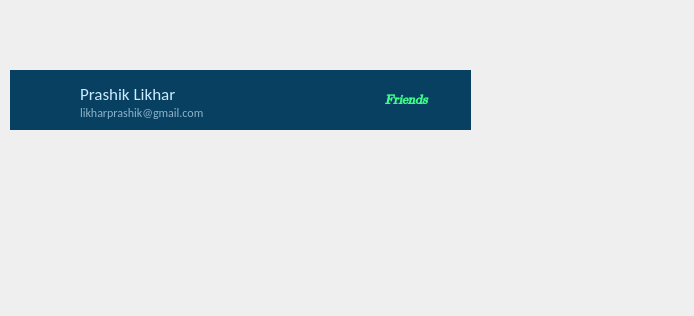
<?xml version="1.0" encoding="UTF-8"?>
<ui version="4.0">
 <class>Dialog</class>
 <widget class="QDialog" name="Dialog">
  <property name="geometry">
   <rect>
    <x>0</x>
    <y>0</y>
    <width>694</width>
    <height>316</height>
   </rect>
  </property>
  <property name="windowTitle">
   <string>Dialog</string>
  </property>
  <widget class="QFrame" name="frame">
   <property name="geometry">
    <rect>
     <x>10</x>
     <y>70</y>
     <width>461</width>
     <height>60</height>
    </rect>
   </property>
   <property name="styleSheet">
    <string notr="true">background-color: rgb(8, 64, 98);
border:none;</string>
   </property>
   <property name="frameShape">
    <enum>QFrame::StyledPanel</enum>
   </property>
   <property name="frameShadow">
    <enum>QFrame::Raised</enum>
   </property>
   <layout class="QHBoxLayout" name="horizontalLayout">
    <property name="spacing">
     <number>0</number>
    </property>
    <property name="leftMargin">
     <number>0</number>
    </property>
    <property name="topMargin">
     <number>0</number>
    </property>
    <property name="rightMargin">
     <number>0</number>
    </property>
    <property name="bottomMargin">
     <number>0</number>
    </property>
    <item>
     <widget class="QFrame" name="frame_2">
      <property name="minimumSize">
       <size>
        <width>70</width>
        <height>60</height>
       </size>
      </property>
      <property name="maximumSize">
       <size>
        <width>70</width>
        <height>60</height>
       </size>
      </property>
      <property name="frameShape">
       <enum>QFrame::StyledPanel</enum>
      </property>
      <property name="frameShadow">
       <enum>QFrame::Raised</enum>
      </property>
      <layout class="QVBoxLayout" name="verticalLayout">
       <property name="spacing">
        <number>0</number>
       </property>
       <property name="leftMargin">
        <number>5</number>
       </property>
       <property name="topMargin">
        <number>5</number>
       </property>
       <property name="rightMargin">
        <number>5</number>
       </property>
       <property name="bottomMargin">
        <number>5</number>
       </property>
       <item>
        <widget class="QLabel" name="label">
         <property name="styleSheet">
          <string notr="true">background-color: rgba(0, 0, 0, 0);</string>
         </property>
         <property name="text">
          <string/>
         </property>
        </widget>
       </item>
      </layout>
     </widget>
    </item>
    <item>
     <widget class="QFrame" name="frame_3">
      <property name="frameShape">
       <enum>QFrame::StyledPanel</enum>
      </property>
      <property name="frameShadow">
       <enum>QFrame::Raised</enum>
      </property>
      <layout class="QVBoxLayout" name="verticalLayout_2">
       <property name="spacing">
        <number>0</number>
       </property>
       <property name="leftMargin">
        <number>0</number>
       </property>
       <property name="topMargin">
        <number>0</number>
       </property>
       <property name="rightMargin">
        <number>0</number>
       </property>
       <property name="bottomMargin">
        <number>0</number>
       </property>
       <item>
        <widget class="QFrame" name="frame_6">
         <property name="frameShape">
          <enum>QFrame::StyledPanel</enum>
         </property>
         <property name="frameShadow">
          <enum>QFrame::Raised</enum>
         </property>
         <layout class="QVBoxLayout" name="verticalLayout_4">
          <property name="spacing">
           <number>0</number>
          </property>
          <property name="leftMargin">
           <number>0</number>
          </property>
          <property name="topMargin">
           <number>0</number>
          </property>
          <property name="rightMargin">
           <number>0</number>
          </property>
          <property name="bottomMargin">
           <number>0</number>
          </property>
          <item>
           <widget class="QLabel" name="label_3">
            <property name="minimumSize">
             <size>
              <width>0</width>
              <height>30</height>
             </size>
            </property>
            <property name="font">
             <font>
              <family>Calibri</family>
              <pointsize>13</pointsize>
             </font>
            </property>
            <property name="styleSheet">
             <string notr="true">color: rgb(205, 235, 255);
background-color: rgba(0, 0, 0, 0);</string>
            </property>
            <property name="text">
             <string>Prashik Likhar</string>
            </property>
            <property name="alignment">
             <set>Qt::AlignBottom|Qt::AlignLeading|Qt::AlignLeft</set>
            </property>
           </widget>
          </item>
         </layout>
        </widget>
       </item>
       <item>
        <widget class="QFrame" name="frame_5">
         <property name="minimumSize">
          <size>
           <width>0</width>
           <height>20</height>
          </size>
         </property>
         <property name="maximumSize">
          <size>
           <width>16777215</width>
           <height>25</height>
          </size>
         </property>
         <property name="frameShape">
          <enum>QFrame::StyledPanel</enum>
         </property>
         <property name="frameShadow">
          <enum>QFrame::Raised</enum>
         </property>
         <layout class="QVBoxLayout" name="verticalLayout_3">
          <property name="spacing">
           <number>0</number>
          </property>
          <property name="leftMargin">
           <number>0</number>
          </property>
          <property name="topMargin">
           <number>0</number>
          </property>
          <property name="rightMargin">
           <number>0</number>
          </property>
          <property name="bottomMargin">
           <number>0</number>
          </property>
          <item>
           <widget class="QLabel" name="label_2">
            <property name="minimumSize">
             <size>
              <width>0</width>
              <height>0</height>
             </size>
            </property>
            <property name="font">
             <font>
              <family>Calibri</family>
              <pointsize>9</pointsize>
             </font>
            </property>
            <property name="styleSheet">
             <string notr="true">color: rgba(205, 235, 255, 170);
background-color: rgba(0, 0, 0, 0);</string>
            </property>
            <property name="text">
             <string>likharprashik@gmail.com</string>
            </property>
            <property name="alignment">
             <set>Qt::AlignLeading|Qt::AlignLeft|Qt::AlignTop</set>
            </property>
           </widget>
          </item>
         </layout>
        </widget>
       </item>
      </layout>
     </widget>
    </item>
    <item>
     <widget class="QFrame" name="frame_4">
      <property name="minimumSize">
       <size>
        <width>150</width>
        <height>60</height>
       </size>
      </property>
      <property name="maximumSize">
       <size>
        <width>150</width>
        <height>60</height>
       </size>
      </property>
      <property name="styleSheet">
       <string notr="true">background-color: rgba(0, 0, 0, 0);</string>
      </property>
      <property name="frameShape">
       <enum>QFrame::StyledPanel</enum>
      </property>
      <property name="frameShadow">
       <enum>QFrame::Raised</enum>
      </property>
      <widget class="QLabel" name="label_4">
       <property name="geometry">
        <rect>
         <x>40</x>
         <y>15</y>
         <width>90</width>
         <height>30</height>
        </rect>
       </property>
       <property name="font">
        <font>
         <family>Cambria Math</family>
         <pointsize>10</pointsize>
         <weight>75</weight>
         <italic>true</italic>
         <bold>true</bold>
        </font>
       </property>
       <property name="whatsThis">
        <string>&lt;html&gt;&lt;head/&gt;&lt;body&gt;&lt;p&gt;cdffdv&lt;/p&gt;&lt;/body&gt;&lt;/html&gt;</string>
       </property>
       <property name="styleSheet">
        <string notr="true">color: rgb(60, 255, 138);</string>
       </property>
       <property name="text">
        <string>Friends</string>
       </property>
       <property name="scaledContents">
        <bool>true</bool>
       </property>
       <property name="alignment">
        <set>Qt::AlignCenter</set>
       </property>
      </widget>
     </widget>
    </item>
   </layout>
  </widget>
 </widget>
 <resources/>
 <connections/>
</ui>
